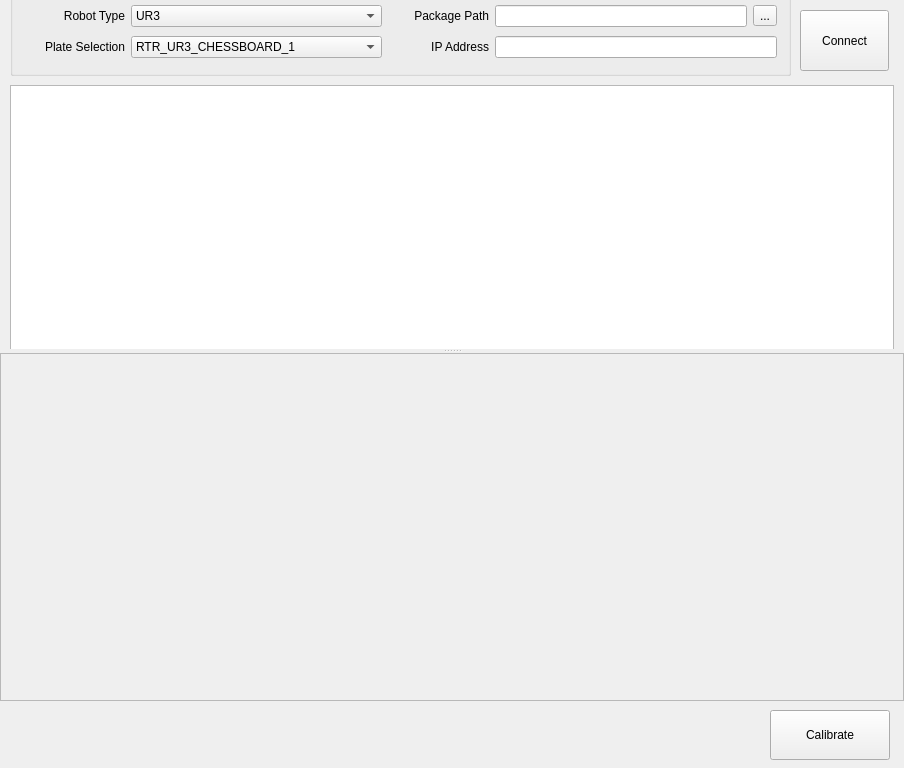
<?xml version="1.0" encoding="UTF-8"?>
<ui version="4.0">
 <class>ConfigWidget</class>
 <widget class="QWidget" name="ConfigWidget">
  <property name="geometry">
   <rect>
    <x>0</x>
    <y>0</y>
    <width>904</width>
    <height>768</height>
   </rect>
  </property>
  <property name="windowTitle">
   <string>Widget</string>
  </property>
  <widget class="QPushButton" name="pushButton_Calibrate">
   <property name="geometry">
    <rect>
     <x>770</x>
     <y>710</y>
     <width>120</width>
     <height>50</height>
    </rect>
   </property>
   <property name="text">
    <string>Calibrate</string>
   </property>
  </widget>
  <widget class="QSplitter" name="splitter">
   <property name="geometry">
    <rect>
     <x>0</x>
     <y>0</y>
     <width>904</width>
     <height>701</height>
    </rect>
   </property>
   <property name="orientation">
    <enum>Qt::Vertical</enum>
   </property>
   <widget class="QWidget" name="widget_RobotSensor" native="true">
    <widget class="QTableWidget" name="tableWidget_Sensor">
     <property name="geometry">
      <rect>
       <x>10</x>
       <y>85</y>
       <width>884</width>
       <height>341</height>
      </rect>
     </property>
     <property name="horizontalScrollBarPolicy">
      <enum>Qt::ScrollBarAlwaysOff</enum>
     </property>
     <property name="sizeAdjustPolicy">
      <enum>QAbstractScrollArea::AdjustToContentsOnFirstShow</enum>
     </property>
     <property name="editTriggers">
      <set>QAbstractItemView::CurrentChanged|QAbstractItemView::DoubleClicked|QAbstractItemView::SelectedClicked</set>
     </property>
     <property name="selectionMode">
      <enum>QAbstractItemView::SingleSelection</enum>
     </property>
     <property name="selectionBehavior">
      <enum>QAbstractItemView::SelectRows</enum>
     </property>
     <attribute name="horizontalHeaderVisible">
      <bool>false</bool>
     </attribute>
     <attribute name="verticalHeaderVisible">
      <bool>false</bool>
     </attribute>
     <attribute name="verticalHeaderDefaultSectionSize">
      <number>50</number>
     </attribute>
     <attribute name="verticalHeaderMinimumSectionSize">
      <number>50</number>
     </attribute>
    </widget>
    <widget class="QGroupBox" name="groupBox">
     <property name="geometry">
      <rect>
       <x>10</x>
       <y>-15</y>
       <width>781</width>
       <height>91</height>
      </rect>
     </property>
     <property name="styleSheet">
      <string notr="true">#QGroupBox{padding-top:15px; margin-top:-20px}</string>
     </property>
     <property name="title">
      <string/>
     </property>
     <layout class="QGridLayout" name="gridLayout" columnstretch="2,5,0,2,5,1">
      <item row="0" column="1">
       <widget class="QComboBox" name="comboBox_RobotType">
        <item>
         <property name="text">
          <string>UR3</string>
         </property>
        </item>
        <item>
         <property name="text">
          <string>Universal Robotics 5</string>
         </property>
        </item>
        <item>
         <property name="text">
          <string/>
         </property>
        </item>
       </widget>
      </item>
      <item row="2" column="3">
       <widget class="QLabel" name="label_RobotIp">
        <property name="text">
         <string>IP Address</string>
        </property>
        <property name="alignment">
         <set>Qt::AlignRight|Qt::AlignTrailing|Qt::AlignVCenter</set>
        </property>
       </widget>
      </item>
      <item row="0" column="0">
       <widget class="QLabel" name="label_RobotType">
        <property name="text">
         <string>Robot Type</string>
        </property>
        <property name="alignment">
         <set>Qt::AlignRight|Qt::AlignTrailing|Qt::AlignVCenter</set>
        </property>
       </widget>
      </item>
      <item row="0" column="4">
       <widget class="QLineEdit" name="lineEdit_PackagePath"/>
      </item>
      <item row="2" column="1">
       <widget class="QComboBox" name="comboBox_Plate">
        <item>
         <property name="text">
          <string>RTR_UR3_CHESSBOARD_1</string>
         </property>
        </item>
        <item>
         <property name="text">
          <string>RTR_UR3_CHESSBOARD_2</string>
         </property>
        </item>
       </widget>
      </item>
      <item row="2" column="0">
       <widget class="QLabel" name="label_Plate">
        <property name="text">
         <string>Plate Selection</string>
        </property>
        <property name="alignment">
         <set>Qt::AlignRight|Qt::AlignTrailing|Qt::AlignVCenter</set>
        </property>
       </widget>
      </item>
      <item row="0" column="3">
       <widget class="QLabel" name="label_PackagePath">
        <property name="text">
         <string>Package Path</string>
        </property>
        <property name="alignment">
         <set>Qt::AlignRight|Qt::AlignTrailing|Qt::AlignVCenter</set>
        </property>
       </widget>
      </item>
      <item row="0" column="5">
       <widget class="QToolButton" name="button_PacakgePath">
        <property name="text">
         <string>...</string>
        </property>
       </widget>
      </item>
      <item row="2" column="4" colspan="2">
       <widget class="QLineEdit" name="lineEdit_RobotIp"/>
      </item>
     </layout>
    </widget>
    <widget class="QPushButton" name="button_Connect">
     <property name="geometry">
      <rect>
       <x>800</x>
       <y>10</y>
       <width>89</width>
       <height>61</height>
      </rect>
     </property>
     <property name="text">
      <string>Connect</string>
     </property>
    </widget>
   </widget>
   <widget class="QFrame" name="frame">
    <property name="frameShape">
     <enum>QFrame::StyledPanel</enum>
    </property>
    <property name="frameShadow">
     <enum>QFrame::Raised</enum>
    </property>
    <widget class="QWidget" name="horizontalLayoutWidget">
     <property name="geometry">
      <rect>
       <x>0</x>
       <y>0</y>
       <width>901</width>
       <height>351</height>
      </rect>
     </property>
     <layout class="QHBoxLayout" name="horizontalLayout">
      <property name="spacing">
       <number>10</number>
      </property>
      <property name="leftMargin">
       <number>10</number>
      </property>
      <property name="topMargin">
       <number>10</number>
      </property>
      <property name="rightMargin">
       <number>10</number>
      </property>
      <property name="bottomMargin">
       <number>10</number>
      </property>
      <item>
       <widget class="QWidget" name="widget_ThreeDView" native="true"/>
      </item>
      <item>
       <widget class="QWidget" name="widget_CameraView" native="true"/>
      </item>
     </layout>
    </widget>
   </widget>
  </widget>
 </widget>
 <layoutdefault spacing="6" margin="11"/>
 <resources/>
 <connections/>
</ui>
